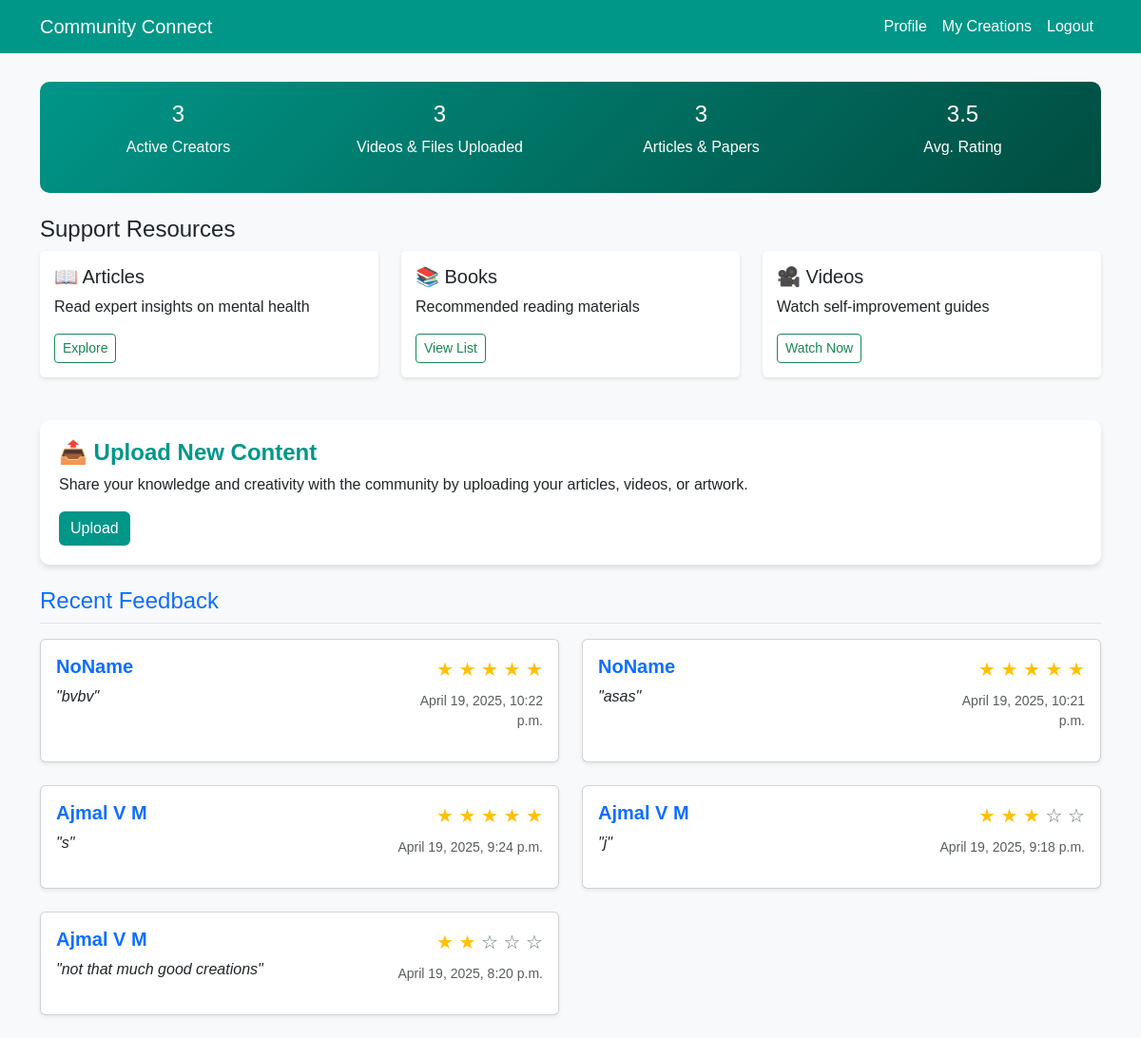
Before: /creators/ (signed in) with the older database file.
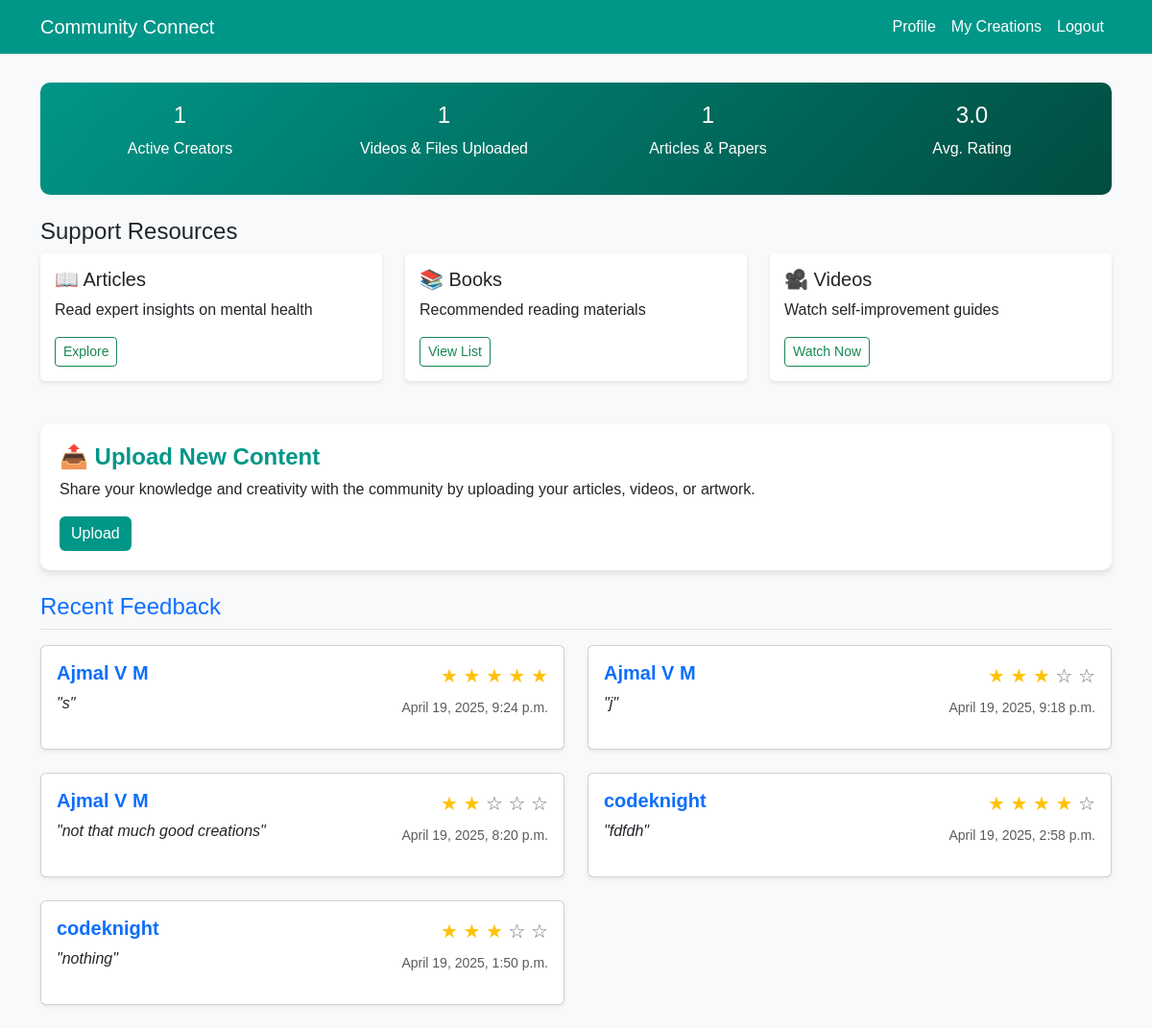
After: the same page with the newer database file.
### com/models.py (models this page shows, shortened)
class Feedback(models.Model):
    description=models.TextField(max_length=50)
    rating=models.IntegerField()
    usser=models.ForeignKey(Reg,on_delete=models.CASCADE,null=True,blank=True)
    choice=models.CharField(max_length=50,null=True,blank=True)
    created_at= models.DateTimeField(auto_now=True)

class Reg(models.Model):
    name=models.CharField(max_length=30)
    email=models.EmailField(max_length=50,unique=True)
    passw=models.CharField(max_length=50)
    contact=models.CharField(max_length=10)
    age=models.CharField(max_length=5)
    location=models.CharField(max_length=50,default='India')
    image = models.ImageField(upload_to='images/', null=True, blank=True)
    genderchoice=(
        ('male','MALE'),
        ('female','FEMALE'),
        ('others','OTHERS')
    )
    gender=models.CharField(max_length=10,choices=genderchoice,null=True,blank=True)
    bloodgroupchoice=(
        ('A+','A+'),
        ('A-','A-'),
        ('B+','B+'),
        ('B-','B-'),
        ('AB+','AB+'),
        ('AB-','AB-'),
        ('O+','O+'),
        ('O-','O-'),
    )
    bloodgroup=models.CharField(max_length=5,choices=bloodgroupchoice,null=True,blank=True)

### com/views.py (the view)
# urls.py: path('creators/', views.creators, name='creators'),
def creators(request):
    if 'email' not in request.session:
        return redirect('modlogin')
    active_creators = Mod.objects.filter(
        category='creators and sharers',
        approval_status=True
    ).count()
    video_file_count = CreativeContent.objects.filter(
        content_type__in=['video', 'file', 'other']
    ).count()
    text_based_count = CreativeContent.objects.filter(
        content_type__in=['thought', 'research', 'article']
    ).count()
    feedback = Feedback.objects.filter(choice='creators and sharers').order_by('-created_at')[:5]
    average_rating = Feedback.objects.filter(choice='creators and sharers').aggregate(Avg('rating'))['rating__avg']
    average_rating = round(average_rating, 1) if average_rating is not None else "N/A"
    return render(request, 'creators.html', {
        'active_creators': active_creators,
        'video_file_count': video_file_count,
        'text_based_count': text_based_count,
        'feedback': feedback,
        'feedbackc': average_rating
    })

### com/templates/creators.html (shortened to what the changed rows need)
{% load static %}
<!DOCTYPE html>
<html lang="en">
<head>
    <link rel="stylesheet" href="https://cdn.jsdelivr.net/npm/bootstrap@5.3.0/dist/css/bootstrap.min.css">
</head>
<body>
    <div class="container dashboard-container">
        <div class="quick-stats text-center">
            <div class="row">
                <div class="col-md-3">
                    <h4>{{ active_creators }}</h4>
                    <p>Active Creators</p>
                </div>
                <div class="col-md-3">
                    <h4>{{ video_file_count }}</h4>
                    <p>Videos & Files Uploaded</p>
                </div>
                <div class="col-md-3">
                    <h4>{{ text_based_count }}</h4>
                    <p>Articles & Papers</p>
                </div>
                <div class="col-md-3">
                    <h4>{{ feedbackc|floatformat:1 }}</h4>
                    <p>Avg. Rating</p>
                </div>
            </div>
        </div>
<div class="row">
    {% if feedback %}
        {% for feed in feedback %}
            <div class="col-md-6 mb-4">
                <div class="card shadow-sm h-100 p-3">
                    <div class="row align-items-start">
                        <div class="col-8">
                            <h5 class="text-primary fw-bold fs-5 mb-2">{{ feed.usser.name }}</h5>
                            <p class="text-dark fst-italic fs-6">"{{ feed.description }}"</p>
                        </div>
                        <div class="col-4 text-end">
                            <div class="mb-2 fs-5">
                                {% for i in "12345" %}
                                    {% if forloop.counter <= feed.rating %}
                                        <span class="text-warning">&#9733;</span>
                                    {% else %}
                                        <span class="text-secondary">&#9734;</span>
                                    {% endif %}
                                {% endfor %}
                            </div>
                            <p class="text-muted small">{{ feed.created_at }}</p>
                        </div>
                    </div>
                </div>
            </div>
        {% endfor %}
    {% else %}
        <div class="col-12 text-center">
            <strong class="text-muted">No ratings yet</strong>
        </div>
    {% endif %}
</div>
    </div>
</body>
</html>

Changed rows visible on the page:
removed Feedback: usser.name "NoName", description "bvbv", rating 5 (drawn), created_at "April 19, 2025, 10:22 p.m."
removed Feedback: usser.name "NoName", description "asas", rating 5 (drawn), created_at "April 19, 2025, 10:21 p.m."
now on this page (row unchanged): Feedback: usser.name "codeknight", description "fdfdh", rating 4 (drawn), created_at "April 19, 2025, 2:58 p.m."
now on this page (row unchanged): Feedback: usser.name "codeknight", description "nothing", rating 3 (drawn), created_at "April 19, 2025, 1:50 p.m."
Other visible differences:
{{ active_creators }}: "3" → "1"
{{ video_file_count }}: "3" → "1"
{{ text_based_count }}: "3" → "1"
{{ feedbackc|floatformat:1 }}: "3.5" → "3.0"
